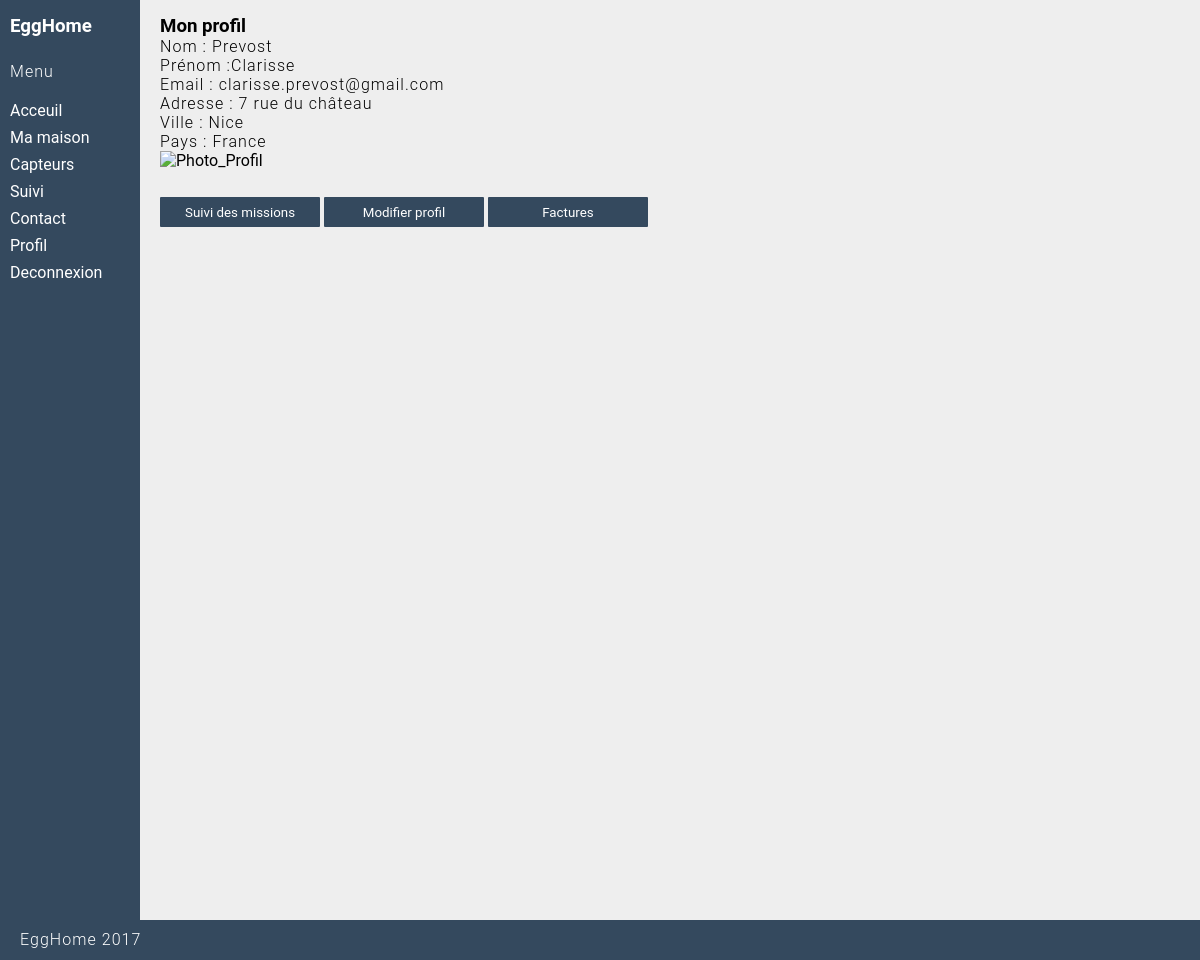
The page /client/profil (signed in) on the database its author committed.
### tables this page shows
CREATE TABLE `utilisateur` (
  `id` int(11) NOT NULL,
  `nom` varchar(45) DEFAULT NULL,
  `prenom` varchar(45) DEFAULT NULL,
  `adresse` varchar(45) DEFAULT NULL,
  `nom_utilisateur` varchar(45) DEFAULT NULL,
  `mdp` varchar(200) DEFAULT NULL,
  `photo` varchar(45) DEFAULT NULL,
  `ville` varchar(45) DEFAULT NULL,
  `pays` varchar(45) DEFAULT NULL,
  `id_role` int(11) DEFAULT NULL,
  `email` varchar(45) DEFAULT NULL,
  `id_offre` int(11) DEFAULT NULL,
  `statut` int(11) DEFAULT NULL
);

### application/controller/client.php (called while the page is built, shortened)
<?php
class Client extends Controller {
    public function profil() {
        global $session;
        $client = Utilisateur::find_utilisateur($session->user_id);
        require APP . 'view/_templates/head.php';
        require APP . 'view/client/includes/sidebar.php';
        require APP . 'view/client/profil.php';
        require APP . 'view/_templates/footer.php';
    }
}

### public/index.php (called while the page is built, shortened)
<?php
require APP . 'core/database/database.php';
require APP . 'core/database/database_object.php';
require APP . 'core/session/session.php';
$database = new Database();
$session = new Session();
$app = new Application();

### application/core/session/session.php (called while the page is built, shortened)
<?php
class Session {
	private function check_the_login() {
		if (isset($_SESSION['user_id'])) {
			$this->user_id = $_SESSION['user_id'];
		}else {
			unset($this->user_id);
			$this->signed_in = false;
		}
	}
}

### application/core/database/database.php (called while the page is built, shortened)
<?php
class Database {
	public $connection;
	function open_db_connection() {
        $options = array(PDO::ATTR_DEFAULT_FETCH_MODE => PDO::FETCH_OBJ, PDO::ATTR_ERRMODE => PDO::ERRMODE_WARNING);
        try {
	        $this->connection = new PDO(DB_TYPE . ':host=' . DB_HOST . ';dbname=' . DB_NAME . ';charset=' . DB_CHARSET, DB_USER, DB_PASS, $options);
        } catch (PDOException $e) {
            die("database connection failed" . $this->connection->errorInfo());
        }
	}
	public function query($sql) {
        $query = $this->connection->prepare($sql);
        $result = $query->execute();
		return $query;
	}
}

### application/core/database/database_object.php (called while the page is built, shortened)
<?php
class Db_object {
	static public function find_by_id($id) {
		 $record = static::find_by_query("SELECT * FROM " . static::$db_table . " WHERE id = $id LIMIT 1");
		return  $record = (!empty($record)) ? array_shift($record) :  $record ;
	}
	static public function find_by_query($sql) {
		return static::instanciate($sql);
	}
	static public function instanciate($sql) {
		global $database;
		$object_array = array();
		$calling_class = get_called_class();
		$result_set = $database->query($sql);
		while ($row = $result_set->fetchObject($calling_class))
			$object_array[] = $row;
		return $object_array;
	}
}

### application/model/utilisateur.php (called while the page is built, shortened)
<?php
class Utilisateur extends Db_object
{
    static function find_utilisateur($id_utilisateur)
    {
        $results = self::find_by_id($id_utilisateur);
        return $results;
    }
}

### application/view/client/profil.php (the view, shortened to what this page needs)
<div class="dashboard-content">
<h3>Mon profil</h3>
<div class="infos">
	<p>Nom : <?php echo $client->nom ?></p>
	<p>Prénom :<?php echo $client->prenom ?></p>
	<p>Email : <?php echo $client->email ?></p>
	<p>Adresse : <?php echo $client->adresse ?></p>
	<p>Ville : <?php echo $client->ville ?></p>
	<p>Pays : <?php echo $client->pays ?></p>
</div>
<img src="<?php echo URL ?>/img/<?php echo $client->photo; ?>" alt="Photo_Profil" height="100" width="100">
<button name ="Mission_client_btn" class="Mission_client_btn">Suivi des missions</button>
<button name="Modifier_client_btn" class="Modifier_client_btn">Modifier profil</button>
<button name="Facture_btn" class="Facture_btn">Factures</button>
</div>

### public/css/style.css (style rules this page uses)
* { margin: 0; padding: 0; box-sizing: border-box; font-family: "Roboto", sans-serif; }
p { font-weight: 300; letter-spacing: 1.05px; }
body { margin-bottom: -40px; margin: 0 0 40px; background-color: #EEE; }
html { position: relative; min-height: 100%; }
.dashboard-content { padding: 10px; padding-top: 15px; padding-left: 160px; min-width: 100%; }
button { margin-top: 8px; margin-bottom: 8px; height: 30px; width: 100px; }
button, input[type='submit'] { background-color: #34495e; border-radius: 1px; border-width: 0px; margin-top: 8px; margin-bottom: 8px; min-width: 160px; padding: 4px; height: 30px; color: white; }

### rows shown on the page
utilisateur: nom "Prevost", prenom "Clarisse", email "clarisse.prevost@gmail.com", adresse "7 rue du château", ville "Nice", pays "France"
